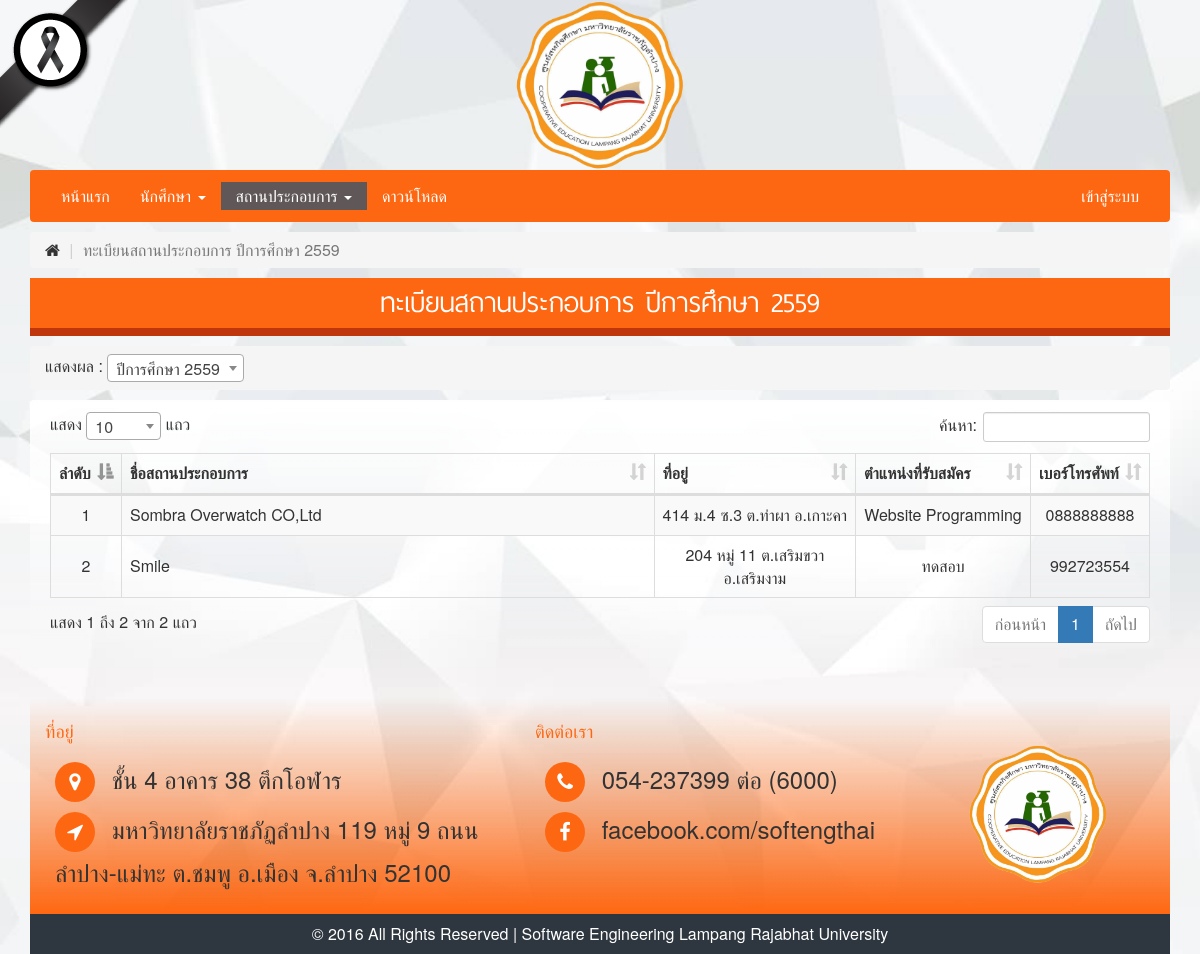
Screenshot of /corporation.php?page=company&sub=corporation with the database file from the repository.
### tables this page shows
CREATE TABLE `tbl_year` (
  `id` int(11) NOT NULL,
  `academic_year` int(4) NOT NULL
);

CREATE TABLE `tbl_corporation` (
  `id` int(11) NOT NULL,
  `user_id` int(11) NOT NULL,
  `name_th` varchar(64) NOT NULL,
  `name_en` varchar(64) NOT NULL,
  `address` text NOT NULL,
  `province_id` int(11) NOT NULL,
  `zip_code` varchar(5) NOT NULL,
  `phone` varchar(16) NOT NULL,
  `fax` varchar(16) NOT NULL,
  `email` varchar(100) NOT NULL,
  `business_type` varchar(32) NOT NULL,
  `emp_count` int(11) NOT NULL,
  `work_time` int(11) NOT NULL,
  `manager_name` varchar(64) NOT NULL,
  `mjob_position` varchar(32) NOT NULL,
  `major_require` varchar(32) NOT NULL,
  `stu_academic` text NOT NULL,
  `stu_features` text NOT NULL,
  `staff_name` varchar(64) NOT NULL,
  `sjob_position` varchar(32) NOT NULL,
  `division` varchar(32) NOT NULL,
  `tel` varchar(16) NOT NULL,
  `practice_start` varchar(2) NOT NULL,
  `practice_end` varchar(2) NOT NULL,
  `compensation` text NOT NULL,
  `compensation_status` int(1) NOT NULL,
  `welfare` text NOT NULL,
  `update_date` date NOT NULL,
  `update_user` int(11) NOT NULL,
  `year_id` int(11) NOT NULL,
  `session_id` varchar(32) NOT NULL
);

CREATE TABLE `tbl_position` (
  `id` int(11) NOT NULL,
  `corp_id` int(11) NOT NULL,
  `pos_name` varchar(100) NOT NULL,
  `job_description` text NOT NULL,
  `stu_count` int(11) NOT NULL
);

### class/SQLiManager.php (called while the page is built, shortened)
<?php
if(class_exists('SQLiManager') === false)
{
	class SQLiManager{
		var $table;
		var $field;
		var $condition;
		public function SQLiManager()
		{
			$strHost = "localhost";
			$strUser = "root";
			$strPassword = "";
			$db = "col";
			$this->connect = mysqli_connect($strHost,$strUser,$strPassword,$db);
			$cs1 = "SET character_set_results=utf8";
			mysqli_query($this->connect,$cs1) or die('Error query: ' . mysqli_error($this->connect));
			$cs2 = "SET character_set_client = utf8";
			mysqli_query($this->connect,$cs2) or die('Error query: ' . mysqli_error($this->connect));
			$cs3 = "SET character_set_connection = utf8";
			mysqli_query($this->connect,$cs3) or die('Error query: ' . mysqli_error($this->connect));
			$this->field="*";
		}
		public function select()
		{
			$this->sql="SELECT $this->field FROM $this->table $this->condition";
			$result=mysqli_query($this->connect,$this->sql) or trigger_error(mysqli_error($this->connect),E_USER_ERROR);
			return $result;
		}
	}
}
?>

### corporation.php (the view, shortened to what this page needs)
<?php include("header.php");
if(isset($_GET["year_id"]) and $_GET["year_id"] != "")
{
	$sql->table="tbl_year";
	$sql->condition="WHERE id='".$_GET["year_id"]."'";
	$queryYear = $sql->select();
	$resultYear = mysqli_fetch_assoc($queryYear);
}
else
{
	$sql->table="tbl_year";
	$sql->condition="ORDER By academic_year DESC LIMIT 0,1";
	$queryYear = $sql->select();
	$resultYear = mysqli_fetch_assoc($queryYear);
}
$sql->table="tbl_corporation";
$sql->condition="WHERE year_id='".$_GET["year_id"]."'";
$query = $sql->select();
?>
<link rel="stylesheet" type="text/css" href="css/input-form-wizard.css">
<link rel="stylesheet" type="text/css" href="css/dataTables.bootstrap.min.css">
<link rel="stylesheet" type="text/css" href="css/responsive.bootstrap.min.css">
<link rel="stylesheet" type="text/css" href="css/select2.min.css">
<link rel="stylesheet" type="text/css" href="css/select2-bootstrap.min.css">
<div class="container">
	<div class="row">
		<div class="col-md-12">
			<ul class="breadcrumb">
				<li>
					<a href="index.php"><i class="fa fa-home"></i></a>
				</li>
				<li class="active">
					ทะเบียนสถานประกอบการ ปีการศึกษา <?php echo $resultYear["academic_year"]; ?>
				</li>
			</ul>
			<div class="search-section">
				<div class="title">
					ทะเบียนสถานประกอบการ ปีการศึกษา <?php echo $resultYear["academic_year"]; ?>
				</div>
			</div>
			<div class="breadcrumb">
				<div class="form-inline">
					แสดงผล :
						<?php
						$sql->table="tbl_year";
						$sql->condition="ORDER By academic_year DESC";
							?>
				</div>
			</div>
			<div class="portlet light">
				<div class="table-responsive">
					<table class="table table-striped table-bordered dt-responsive nowrap" cellspacing="0" width="100%">
						<thead>
							<tr>
								<th width="5%">ลำดับ</th>
								<th width="55%">ชื่อสถานประกอบการ</th>
								<th width="15%">ที่อยู่</th>
								<th width="15%">ตำแหน่งที่รับสมัคร</th>
								<th width="10%">เบอร์โทรศัพท์</th>
							</tr>
						</thead>
						<tbody>
							<?php
							$num = 1;
							while($result = mysqli_fetch_assoc($query))
							{
								$sql->table=""
								?>
								<tr>
									<td align="center"><?php echo $num; ?></td>
									<td><?php echo $result["name_th"]; ?></td>
									<td align="center"><?php echo nl2br($result["address"]);; ?></td>
									<td align="center">
										<?php
										$sql->table="tbl_position";
										$sql->condition="WHERE corp_id='{$result["id"]}'";
										$queryPos = $sql->select();
										while($resultPos = mysqli_fetch_assoc($queryPos))
										{
											echo $resultPos["pos_name"]."<br/>";
										}
										?>
									</td>
									<td align="center"><?php echo $result["phone"]; ?></td>
								</tr>
								<?php
								$num++;
							}
							?>
						</tbody>
					</table>
				</div>
			</div>
		</div>
	</div>
</div>
<?php include("footer.php"); ?>

### header.php (shortened to what this page needs)
<?php
include("class/SQLiManager.php");
$sql = new SQLiManager();
?>
<!DOCTYPE html>
<html lang="th">
<head>
    <link rel="stylesheet" type="text/css" href="css/bootstrap.min.css">
    <link rel="stylesheet" type="text/css" href="css/font-awesome.min.css">
    <link rel="stylesheet" type="text/css" href="css/style.css">
    <link rel="stylesheet" type="text/css" href="css/extension.css">
    <link rel="stylesheet" type="text/css" href="css/carousel.css">
    <link rel="stylesheet" type="text/css" href="css/offcanvas.css">
    <link rel="stylesheet" type="text/css" href="css/owl.carousel.css">
    <link rel="stylesheet" type="text/css" href="css/login.css">
    <link rel="stylesheet" type="text/css" href="css/sweetalert.css">
    <link rel="stylesheet" type="text/css" href="css/effect.css">
    <link rel="stylesheet" type="text/css" href="css/loader.css">
</head>
<body>
    <img src="img/black-ribbon.png" class="black-ribbon">
    <header>
        <div class="container">
            <div class="row">
                <div class="col-md-12 col-xs-12 grid-brand">
                    <div class="text-center">
                        <a href="index.php?page=home"><img src="img/logo-cool.png" class="logo-header"></a>
                    </div>
                </div>
            </div>
            <nav class="navbar navbar-default navbar-color">
                <div id="navbar" class="navbar-collapse collapse">
                    <ul class="nav navbar-nav">
                        <li class="<?php if($_GET['page']=="home"){ echo "active"; } ?>"><a href="index.php?page=home">หน้าแรก</a></li>
                        <?php
                        if(!isset($user_id) or (isset($resultUser["status_id"]) and $resultUser["status_id"] == 3))
                        {
                            ?>
                            <li class="dropdown <?php if($_GET['page']=="student"){ echo "active"; } ?>">
                                <a href="#" class="dropdown-toggle" data-toggle="dropdown" role="button" aria-haspopup="true" aria-expanded="false">นักศึกษา <span class="caret"></span></a>
                            </li>
                            <?php
                        }
                        if(!isset($user_id) or (isset($resultUser["status_id"]) and $resultUser["status_id"] == 4))
                        {
                            ?>
                            <li class="dropdown <?php if($_GET['page']=="company"){ echo "active"; } ?>">
                                <a href="#" class="dropdown-toggle" data-toggle="dropdown" role="button" aria-haspopup="true" aria-expanded="false">สถานประกอบการ <span class="caret"></span></a>
                            </li>
                            <?php
                        }
                            ?>
                        <li class="<?php if($_GET["page"] == "download") { echo "active"; } ?>"><a href="download.php?page=download">ดาวน์โหลด</a></li>
                    </ul>
                    <ul class="nav navbar-nav navbar-right">
                     <?php
                     if(!isset($user_id))
                     {
                         ?>
                         <li><a id="btnLoginModal" href="javascript:;">เข้าสู่ระบบ</a></li>
                            <?php
                        }
                        ?>
                    </ul>
                </div>
            </nav>
        </div>
    </header>

### footer.php (shortened to what this page needs)
<section class="contact-section margin-footer set-center">
    <div class="container set-layout-mobile">
        <div class="col-md-12 color-footer">
            <div class="row">
                <div class="col-md-5">
                    <div class="contact-menu contact-us">
                        <h4><a href="#">ที่อยู่</a></h4>
                        <div class="box-contact">
                            <ul>
                                <li class="con-addr">
                                    <div class="icon-contact"><i class="fa fa-map-marker"></i></div> ชั้น 4 อาคาร 38 ตึกโอฬาร
                                </li>
                                <li class="con-addr2">
                                    <div class="icon-contact"><i class="fa fa-location-arrow"></i></div> มหาวิทยาลัยราชภัฏลำปาง 119 หมู่ 9 ถนนลำปาง-แม่ทะ ต.ชมพู อ.เมือง จ.ลำปาง 52100
                                </li>
                            </ul>
                        </div>
                    </div>
                </div>
                <div class="col-md-7">
                    <div class="col-md-8 col-xs-12">
                        <div class="contact-menu contact-us">
                            <h4><a href="#">ติดต่อเรา</a></h4>
                            <div class="box-contact">
                                <ul>
                                    <li class="con-phone">
                                        <div class="icon-contact"><i class="fa fa-phone"></i></div> 054-237399 ต่อ (6000)
                                    </li>
                                    <li class="con-face">
                                        <div class="icon-contact"><i class="fa fa-facebook"></i></div> facebook.com/softengthai
                                    </li>
                                </ul>
                            </div>
                        </div>
                    </div>
                    <div class="col-md-4 col-xs-12">
                        <div class="contact-menu n-se">
                            <ul class="img-se">
                                <li>
                                    <img src="img/logo-cool.png" style="width:140px;">
                                </li>
                            </ul>
                        </div>
                    </div>
                </div>
            </div>
        </div>
    </div>
</section>
<div class="container set-layout-mobile">
    <footer>
        <p>© 2016 All Rights Reserved | Software Engineering Lampang Rajabhat University</p>
    </footer>
</div>
</body>
</html>

### css/style.css (style rules this page uses)
body { color: #333; line-height: 20px; font-size: 16px; line-height: 20px; }
@media (min-width: 992px) { body { background-size: cover; background-image: url("../img/bg.png"); background-repeat: no-repeat; background-attachment: fixed; } }
a { color: #333; text-decoration: none; }
h1, h2, h3, h4, h5, h6 { font-weight: normal; line-height: 1.25; }
p { padding: 10px; font-weight: 100; color: #333; }
.navbar { position: relative; min-height: 50px; margin-bottom: 0px; border: 1px solid transparent; }
.navbar-color { background-color: #FE6711; }
.navbar-color .navbar-nav>li>a { color: #FFF; }
.navbar-color .navbar-nav>.active>a, .navbar-color .navbar-nav>.active>a:focus, .navbar-color .navbar-nav>.active>a:hover { color: #FFF; background: #605858; }
@media (min-width: 767px) { .navbar-color .navbar-nav>.active>a, .navbar-color .navbar-nav>.active>a:focus, .navbar-color .navbar-nav>.active>a:hover { margin-bottom: 11px; margin-top: 11px; color: #FFF; background: #605858; padding-bottom: 4px !important; padding-top: 4px !important; } }
section { padding-bottom: 30px; }
section .container { padding-top: 10px; }
footer { background: #2E363F; text-align: center; }
footer > p { color: #FFF; margin: 0; }
.contact-section .box-contact ul { list-style: none; margin-top: 20px; padding-left: 10px; }
.contact-section .box-contact ul > li { color: #333!important; font-size: 24px; vertical-align: middle; }
.contact-section .box-contact ul > li .icon-contact { background: #FE6711; height: 40px; width: 40px; border-radius: 50%; margin-right: 10px; margin-bottom: 10px; text-align: center; display: inline-block; }
.contact-section .box-contact ul > li .icon-contact i { color: #FFF; font-size: 20px; line-height: 40px; width: 40px; text-align: center; }
.contact-section .contact-menu { margin-top: 20px; }
.contact-section .contact-menu h4 a { color: #FE6711; }
.contact-section .contact-menu ul { list-style: none; padding-left: 10px; }
.grid-brand { float: left; }
.search-section { margin: 0; }
.search-section .title { white-space: nowrap; text-overflow: ellipsis; overflow: hidden; text-align: center; padding: 15px; background-color: #fe6711; border-color: #fe6711; color: #FFF; font-family: "thaisans_neueregular"; font-size: 36px; margin-bottom: 10px; border-bottom: 8px solid #BF360C; }
.breadcrumb>li+li:before { padding: 0 5px; color: #ccc; content: "|"; }
.table-responsive { overflow-x: auto; overflow-y: hidden; border: 0px solid #ddd; }
.logo-header { height: auto; width: 170px; }

### css/extension.css (style rules this page uses)
@media (min-width: 768px) { .navbar-right { margin-right: 0px; } }
.margin-footer { padding-top: 0px; padding-bottom: 0px; }
.color-footer { padding-bottom: 20px; background: #FE6711; background: -webkit-linear-gradient(rgba(255, 193, 7, 0), #FE6711); background: -o-linear-gradient(rgba(255, 193, 7, 0), #FE6711); background: -moz-linear-gradient(rgba(255, 193, 7, 0), #FE6711); background: linear-gradient(rgba(255, 193, 7, 0), #FE6711); }
@media (min-width: 992px) { .n-se { padding-top: 25px; } }

### css/offcanvas.css (style rules this page uses)
html, body { overflow-x: hidden; }
body { padding-top: 20px; }
footer { padding: 0px 0; }

### css/effect.css (style rules this page uses)
.black-ribbon { display: block; position: fixed; top: 0; left: 0; z-index: 1500; }

### css/loader.css (style rules this page uses)
body { padding: 0; margin: 0; }

### css/input-form-wizard.css (style rules this page uses)
.breadcrumb { margin-top: 10px; margin-bottom: 10px !important; }
.portlet.light { padding: 12px 20px 15px; background: linear-gradient(#fff, rgba(255, 193, 7, 0)); }
.portlet { margin-top: 0; margin-bottom: 25px; padding: 0; border-radius: 4px; }

### header.php (style rules this page uses)
.table>tbody>tr>td, .table>tbody>tr>th, .table>tfoot>tr>td, .table>tfoot>tr>th, .table>thead>tr>td, .table>thead>tr>th { vertical-align: middle; }

### rows the page displays
tbl_year: academic_year "2559"
tbl_corporation: name_th "Sombra Overwatch CO,Ltd", address "414 ม.4 ซ.3 ต.ท่าผา อ.เกาะคา", phone "0888888888"
tbl_position: pos_name "Website Programming"
tbl_corporation: name_th "Smile", address "204 หมู่ 11 ต.เสริมขวา อ.เสริมงาม", phone "992723554"
tbl_position: pos_name "ทดสอบ"
